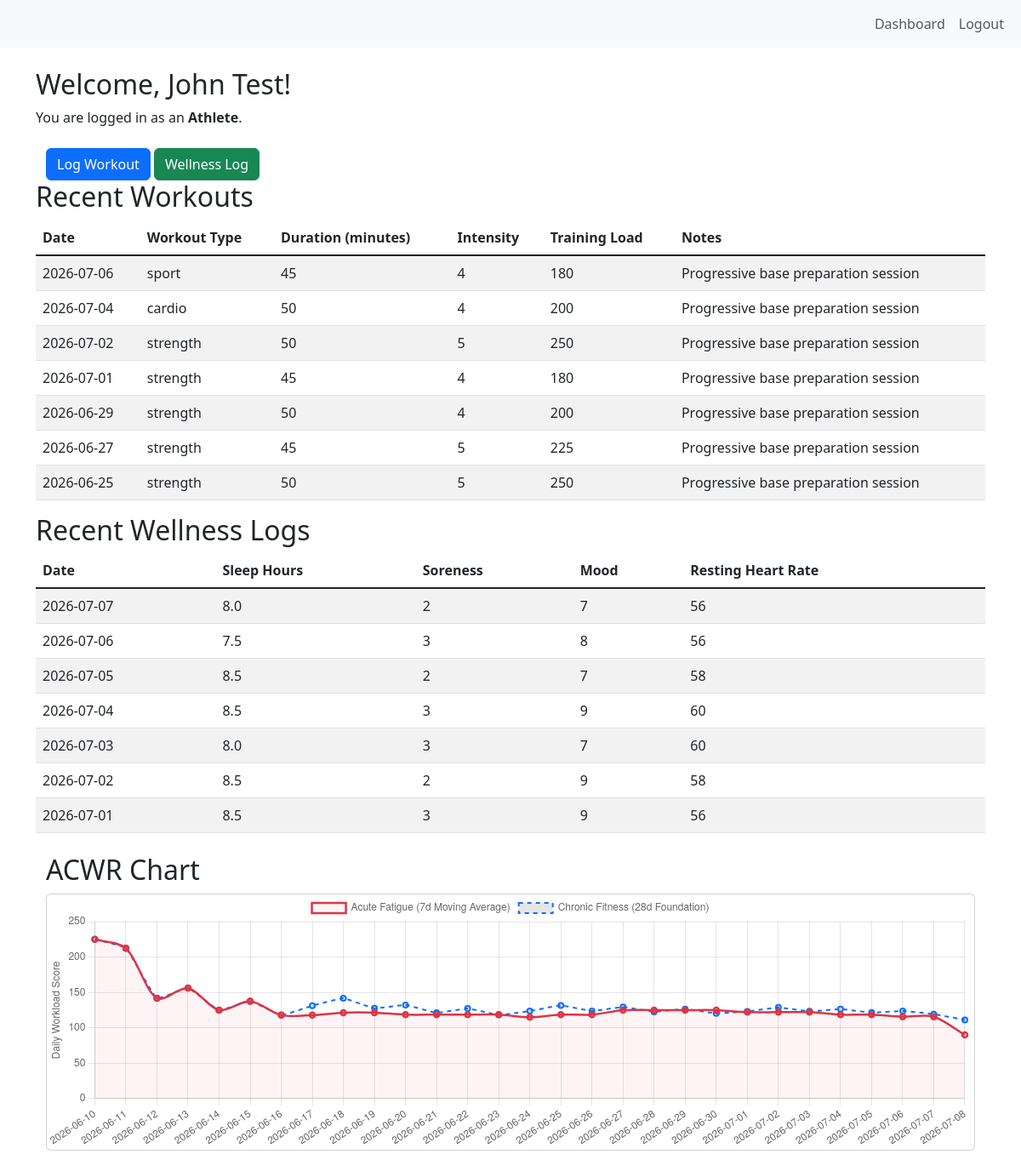
/athlete/dashboard (signed in), run on the app's committed database.
### app/models.py (models this page shows)
class User(UserMixin, db.Model):
    id = db.Column(db.Integer, primary_key=True)
    username = db.Column(db.String(150), unique=True, nullable=False)
    email = db.Column(db.String(150), unique=True, nullable=False)
    password_hash = db.Column(db.String(256), nullable=False)
    role = db.Column(db.String(50), nullable=False)  # 'coach' or 'athlete'
    created_at = db.Column(db.DateTime, default=datetime.utcnow)

class WorkoutLog(db.Model):
    id = db.Column(db.Integer, primary_key=True)
    athlete_id = db.Column(db.Integer, db.ForeignKey('user.id'), nullable=False)
    date = db.Column(db.DateTime, default=datetime.utcnow, nullable=False)
    workout_type = db.Column(db.String(100), nullable=False)
    duration_minutes = db.Column(db.Integer, nullable=False)
    intensity = db.Column(db.Integer, nullable=False)  # e.g., 1-10 scale
    notes = db.Column(db.Text, nullable=True)
    @property
    def training_load(self):
        return self.duration_minutes * self.intensity

class WellnessLog(db.Model):
    id = db.Column(db.Integer, primary_key=True)
    athlete_id = db.Column(db.Integer, db.ForeignKey('user.id'), nullable=False)
    date = db.Column(db.DateTime, default=datetime.utcnow, nullable=False)
    sleep_hours = db.Column(db.Float, nullable=False)
    soreness = db.Column(db.Integer, nullable=False)  #1-10 scale
    mood = db.Column(db.Integer, nullable=False)  # 1-10 scale
    resting_heart_rate = db.Column(db.Integer, nullable=True)

### app/routes.py (the view)
@main_bp.route('/athlete/dashboard')
@login_required
def athlete_dashboard():
    if current_user.role != 'athlete':
        abort(403)  # cannot access if not an athlete
    workout_logs = WorkoutLog.query.filter_by(athlete_id=current_user.id).order_by(WorkoutLog.date.desc()).limit(7).all()
    wellness_logs = WellnessLog.query.filter_by(athlete_id=current_user.id).order_by(WellnessLog.date.desc()).limit(7).all()
    today = datetime.now().date()
    start_date = today - timedelta(days=28)
    chart_logs = WorkoutLog.query.filter(
        WorkoutLog.athlete_id == current_user.id,
        WorkoutLog.date >= start_date,
        WorkoutLog.date <= today
    ).all()
    chart_labels = []
    acute_values = []
    chronic_values = []
    if chart_logs:
        data = [{
            'date': pd.to_datetime(log.date),
            'training_load': log.training_load,
        } for log in chart_logs]
        df = pd.DataFrame(data)
        df = df.groupby('date').sum().reset_index()
        all_dates = pd.date_range(start=start_date, end=today).normalize()
        df = df.set_index('date').reindex(all_dates, fill_value=0).reset_index()
        df.rename(columns={'index': 'date'}, inplace=True)
        df['acute_roll'] = df['training_load'].rolling(window=7, min_periods=1).mean()
        df['chronic_roll'] = df['training_load'].rolling(window=28, min_periods=1).mean()
        chart_labels = [dt.strftime('%Y-%m-%d') for dt in df['date']]
        acute_values = df['acute_roll'].round(1).tolist()
        chronic_values = df['chronic_roll'].round(1).tolist()
    return render_template(
        'athlete_dashboard.html',
        workout_logs=workout_logs,
        wellness_logs=wellness_logs,
        chart_labels=json.dumps(chart_labels),
        acute_values=json.dumps(acute_values),
        chronic_values=json.dumps(chronic_values)
    )

### app/__init__.py (called while the page is built)
def create_app():
    app = Flask(__name__, template_folder='../templates/')
    app.config.from_object(Config)
    db.init_app(app)
    login_manager.init_app(app)
    from app.models import User
    @login_manager.user_loader
    def load_user(user_id):
        return User.query.get(int(user_id))
    from app.routes import main_bp
    app.register_blueprint(main_bp)
    return app

### templates/athlete_dashboard.html
{% extends "base.html" %}
{% block content %}
<div class="container mt-4">
    <h2>Welcome, {{ current_user.username }}!</h2>
    <p>You are logged in as an <strong>Athlete</strong>.</p>
    <div class="container-fluid mt-4">
        <a href="{{ url_for('main.workout_log') }}" class="btn btn-primary">Log Workout</a>
        <a href="{{ url_for('main.wellness_log') }}" class="btn btn-success">Wellness Log</a>
    </div>
    <h2>Recent Workouts</h2>
    {% if workout_logs %}
        <table class="table table-striped table-hover">
            <thead>
                <tr>
                    <th>Date</th>
                    <th>Workout Type</th>
                    <th>Duration (minutes)</th>
                    <th>Intensity</th>
                    <th>Training Load</th>
                    <th>Notes</th>
                </tr>
            </thead>
            <tbody class="table-group-divider">
                {% for log in workout_logs %}
                <tr>
                    <td>{{ log.date.strftime('%Y-%m-%d') }}</td>
                    <td>{{ log.workout_type }}</td>
                    <td>{{ log.duration_minutes }}</td>
                    <td>{{ log.intensity }}</td>
                    <td>{{ log.training_load }}</td>
                    <td>{{ log.notes }}</td>
                </tr>
                {% endfor %}
            </tbody>
        </table>
    {% else %}
        <p>No recent workouts logged.</p>
    {% endif %}
    <h2>Recent Wellness Logs</h2>
    {% if wellness_logs %}
        <table class="table table-striped table-hover">
            <thead>
                <tr>
                    <th>Date</th>
                    <th>Sleep Hours</th>
                    <th>Soreness</th>
                    <th>Mood</th>
                    <th>Resting Heart Rate</th>
                </tr>
            </thead>
            <tbody class="table-group-divider">
                {% for log in wellness_logs %}
                <tr>
                    <td>{{ log.date.strftime('%Y-%m-%d') }}</td>
                    <td>{{ log.sleep_hours }}</td>
                    <td>{{ log.soreness }}</td>
                    <td>{{ log.mood }}</td>
                    <td>{{ log.resting_heart_rate }}</td>
                </tr>
                {% endfor %}
            </tbody>
        </table>
    {% else %}
        <p>No recent wellness logs.</p>
    {% endif %}
    <div class="container mt-4">
        <h2>ACWR Chart</h2>
        <div class="card mb-4">
            <div style="position: relative; height:300px; width:100%;">
                <canvas id="acwrChart"></canvas>
            </div>
        </div>
    </div>
    <script>
        const label = {{ chart_labels | safe }};
        const acuteData = {{ acute_values | safe }};
        const chronicData = {{ chronic_values | safe }};
        const ctx = document.getElementById('acwrChart').getContext('2d');
        new Chart(ctx, {
            type: 'line',
            data: {
                labels: label,
                datasets: [
                    {
                        label: 'Acute Fatigue (7d Moving Average)',
                        data: acuteData,
                        borderColor: 'rgba(220, 53, 69, 1)', // Red line
                        backgroundColor: 'rgba(220, 53, 69, 0.05)',
                        borderWidth: 2.5,
                        tension: 0.3, // Makes line curves smooth
                        fill: true
                    },
                    {
                        label: 'Chronic Fitness (28d Foundation)',
                        data: chronicData,
                        borderColor: 'rgba(13, 110, 253, 1)', // Blue line
                        borderDash: [5, 5], // Dotted line formatting
                        borderWidth: 2,
                        tension: 0.1,
                        fill: false
                    }
                ]
            },
            options: {
                responsive: true,
                maintainAspectRatio: false,
                scales: {
                    y: {
                        beginAtZero: true,
                        title: { display: true, text: 'Daily Workload Score' }
                    }
                }
            }
        });
    </script>
</div> {% endblock %}

### data on the page
User: username "John Test"
WorkoutLog: date "2026-07-06", workout_type "sport", duration_minutes "45", intensity "4", training_load "180", notes "Progressive base preparation session"
WorkoutLog: date "2026-07-04", workout_type "cardio", duration_minutes "50", intensity "4", training_load "200", notes "Progressive base preparation session"
WorkoutLog: date "2026-07-02", workout_type "strength", duration_minutes "50", intensity "5", training_load "250", notes "Progressive base preparation session"
WorkoutLog: date "2026-07-01", workout_type "strength", duration_minutes "45", intensity "4", training_load "180", notes "Progressive base preparation session"
WorkoutLog: date "2026-06-29", workout_type "strength", duration_minutes "50", intensity "4", training_load "200", notes "Progressive base preparation session"
WorkoutLog: date "2026-06-27", workout_type "strength", duration_minutes "45", intensity "5", training_load "225", notes "Progressive base preparation session"
WorkoutLog: date "2026-06-25", workout_type "strength", duration_minutes "50", intensity "5", training_load "250", notes "Progressive base preparation session"
WellnessLog: date "2026-07-07", sleep_hours "8.0", soreness "2", mood "7", resting_heart_rate "56"
WellnessLog: date "2026-07-06", sleep_hours "7.5", soreness "3", mood "8", resting_heart_rate "56"
WellnessLog: date "2026-07-05", sleep_hours "8.5", soreness "2", mood "7", resting_heart_rate "58"
WellnessLog: date "2026-07-04", sleep_hours "8.5", soreness "3", mood "9", resting_heart_rate "60"
WellnessLog: date "2026-07-03", sleep_hours "8.0", soreness "3", mood "7", resting_heart_rate "60"
WellnessLog: date "2026-07-02", sleep_hours "8.5", soreness "2", mood "9", resting_heart_rate "58"
WellnessLog: date "2026-07-01", sleep_hours "8.5", soreness "3", mood "9", resting_heart_rate "56"

### other printed values
chart data {{ acute_values | safe }} [225.0, 212.5, 141.7, 156.2, 125.0, 137.5, 117.9, 117.9, 121.4, 121.4, 118.6, 118.6, 118.6, 118.6, 115.0, 118.6, 118.6, 125.0, 125.0, 125.0, 125.0, 122.1, 122.1, 122.1, 118.6, 118.6, 115.7, 115.7, 90.0]
chart data {{ chronic_values | safe }} [225.0, 212.5, 141.7, 156.2, 125.0, 137.5, 117.9, 131.2, 141.7, 127.5, 132.3, 121.2, 127.3, 118.2, 123.7, 131.6, 123.8, 129.4, 122.6, 126.5, 120.5, 123.2, 128.7, 123.3, 126.4, 121.5, 123.7, 119.3, 111.2]
